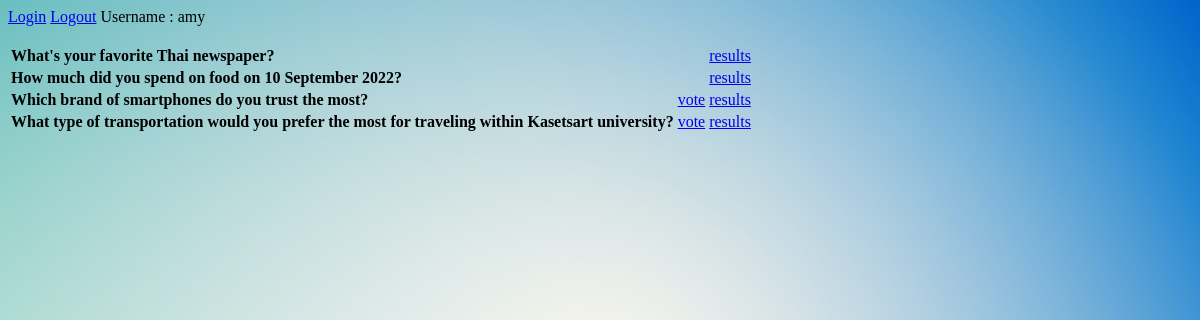
/polls/ (signed in), run on the app's committed database.
### polls/models.py (models this page shows, shortened)
class Question(models.Model):
    question_text = models.CharField(max_length=200)
    pub_date = models.DateTimeField('date published')
    end_date = models.DateTimeField('date ended', null=True)
    def is_published(self):
        return timezone.now() >= self.pub_date
    def can_vote(self):
        return self.is_published() and ((self.end_date is None)
                                        or (timezone.now() <= self.end_date))

### polls/views.py (the view)
# urls.py: path('polls/', views.IndexView.as_view(), name='index'),
class IndexView(generic.ListView):
    template_name = 'polls/index.html'
    context_object_name = 'latest_question_list'
    def get_queryset(self):
        published_id_list = [q.id for q in Question.objects.all() if q.is_published()]
        return Question.objects.filter(
            id__in=published_id_list
        ).order_by('-pub_date')[:5]

### polls/templates/polls/index.html (shortened to what this page needs)
{% load static %}
<link rel="stylesheet" href="{% static 'polls/style.css' %}">
<a href="{% url 'login'%}?next={{request.path}}">Login</a>
<a href="{% url 'logout'%}">Logout</a>
{% if user.is_authenticated%}
    Username : {{request.user.username}}
{% endif %}
{% if latest_question_list %}
    <table class="table">
    {% for question in latest_question_list %}
            {% if question.can_vote %}
            <tr>
                <td> <b> {{ question.question_text }} </b> </td>
                <td><a href="{% url 'polls:detail' question.id %}"> vote </a></td>
                <td><a href="{% url 'polls:results' question.id %}"> results </a></td>
            </tr>
            {% else %}
            <tr>
                <td> <b> {{ question.question_text }}  </b> </td>
                <td> &nbsp; </td>
                <td><a href="{% url 'polls:results' question.id %}"> results </a></td>
            </tr>
            {% endif %}
    {% endfor %}
    </table>
{% else %}
    <p>No polls are available.</p>
{% endif %}

### data on the page
Question: question_text "What's your favorite Thai newspaper?"
Question: question_text "How much did you spend on food on 10 September 2022?"
Question: question_text "Which brand of smartphones do you trust the most?"
Question: question_text "What type of transportation would you prefer the most for traveling within Kasetsart university?"

### other printed values
{{ request.user.username }} "amy"
